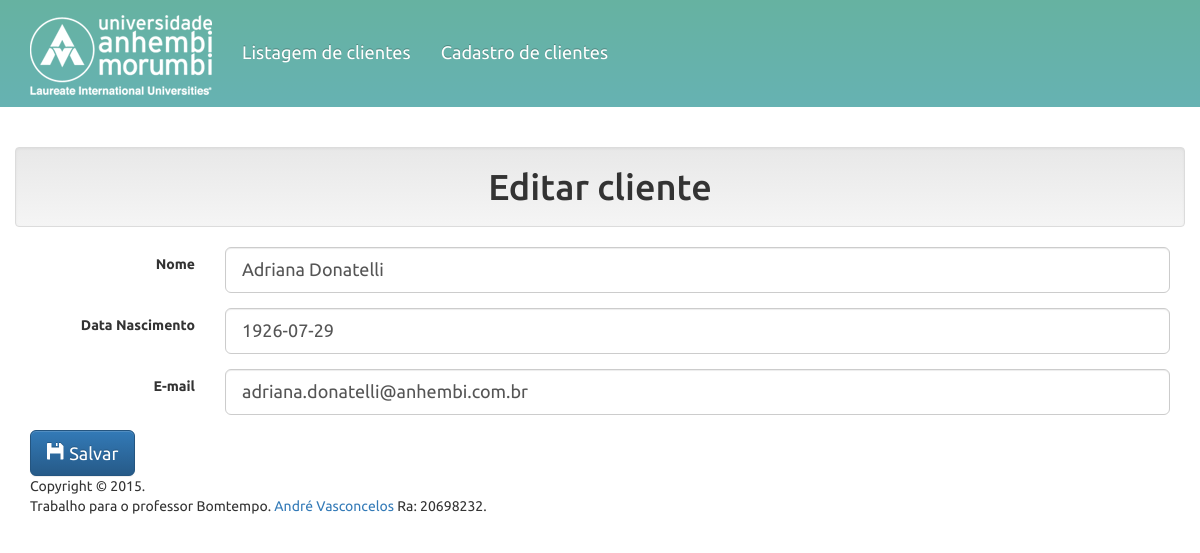
Screenshot of /cadastro.php?cod_cliente=4 with the database file from the repository.
### tables this page shows
CREATE TABLE cliente (cod int NOT NULL AUTO_INCREMENT, nome varchar(255), data_nascimento date NOT NULL, email varchar(255), PRIMARY KEY (cod));

### cadastro.php (the view, shortened to what this page needs)
<?php
	$texto = "Cadastrar";
	if($_GET['cod_cliente'] > 0){
		$texto = "Editar";
	}
?>
<?php include("cabecalho.php");?>
	<div class="row">
		<div class="col-leg-12">
			<h1 class="well text-center"><?=$texto?> cliente</h1>
		</div>
	</div>
	<form id="form" method="post" class="form-horizontal">
		<?php
			if($_GET['cod_cliente'] > 0 ){
				require 'config.php';
				$conexao = @mysql_connect($host, $usuario, $senha) or exit(mysql_error());
				$sql = "SELECT cod,nome,data_nascimento,email FROM cliente WHERE cod = ".$_GET['cod_cliente'].";";
				$query = mysql_query($sql, $conexao);
				$registros = mysql_fetch_array($query);
				$nome = $registros["nome"];
				$dataNascimento = $registros["data_nascimento"];
				$email = $registros["email"];
		?>
		<?php
			}
		?>
		<div class="form-group">
			<label class="col-sm-2 control-label" for="name">Nome</label>
			<div class="col-sm-10">
				<input type="text" value="<?=$nome?>" class="form-control input-lg" maxlength="255" placeholder="Nome do cliente" name="nome" id="name"/>
			</div>
		</div>
		<div class="form-group">
			<label class="col-sm-2 control-label" for="nascimento">Data Nascimento</label>
			<div class="col-sm-10">
				<input type="datetime" value="<?=$dataNascimento?>" class="form-control input-lg datepicker" name="data_nascimento" id="nascimento"/>
			</div>
		</div>
		<div class="form-group">
			<label class="col-sm-2 control-label" for="mail">E-mail</label>
			<div class="col-sm-10">
				<input type="email" value="<?=$email?>" class="form-control input-lg" maxlength="255" placeholder="Email do cliente" name="email" id="mail"/>
			</div>
		</div>
      <button type="button" class="btn btn-lg btn-primary salvar" data-target="salvaCliente.php">
      	<span class="glyphicon glyphicon-floppy-disk glyphicon-align" aria-hidden="true"></span>
      	Salvar</button>
    </form>
<?php include( 'rodape.php'); ?>

### css/estilos.css (style rules this page uses)
html, body, table, td, th { font-family: 'Ubuntu', sans-serif; }

### rows the page displays
cliente: nome "Adriana Donatelli", data_nascimento "1926-07-29", email "adriana.donatelli@anhembi.com.br"

### other values shown
$texto "Editar"
